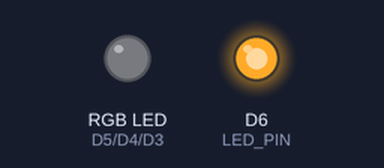
A sketch run on a simulated Arduino MKR. Parts: an RGB LED mixed from three pins (HIGH = lit), output pins drawn as LEDs (lit = HIGH). WiFi joins after 1.5 s; servers stay silent unless stated; uploads are accepted with an empty reply; what the sketch prints to the serial monitor is not drawn.

Above: at 12.25 s.
Timing chart, 0 to 15.2 s (numbered marks = the images above):
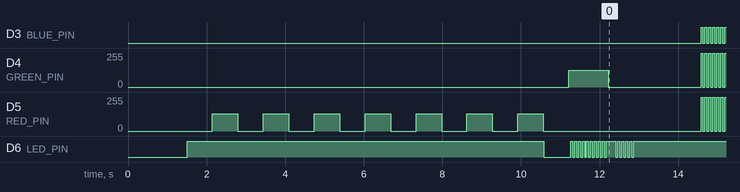

Measured:
- by itself, D4 (GREEN_PIN): repeats every 0.10 s: 255/255 0.05 s, 0/255 0.05 s
- by itself, D6 (LED_PIN): goes LOW 0.69 s, 9 × (HIGH 0.05 s, LOW 0.05 s), HIGH 0.25 s, 4 × (LOW 0.05 s, HIGH 0.05 s), LOW 0.05 s, then HIGH
- by itself, D5 (RED_PIN): 128/255 → 0/255 at 2.8 s, → 128/255 0.65 s later, → 0/255 0.65 s later, → 128/255 0.65 s later, … (522 changes in this stretch)

The sketch:

IoT_Nodejs_Smart_Light_v1-0.ino
```cpp
/*NYCDA & NextFab IoT Workshop
 * Node.js Smart Light
 * by Matt Garfield
 * 8/28/2016
 * Version: MKR1000_NYCDA-API-colors_v1-6_MG
 *
 * Description:
 * Pull JSON Objects containing "id" and "red", "green", "blue" values from http://node-smartlight.herokuapp.com/api/last_ten
 *    - Change color of LEDs based on latest value of "red", "green", "blue" values
 *    - Display rainbow between color changes
 *    - Display white strobe if there is a JSON parcing error (requires reboot)
*/

/* User Settings
*********************/
const char* ssid = "NextFab";      //  your network SSID (case sensitive)
const char* pass = "makeithere";   // your network password (case sensitive)

const char* APIserver = "node-smartlight.herokuapp.com";  // server's address
const char* APIresource = "/api/last_ten";                // JSON Page


/* Libraries
********************/
#include <ArduinoJson.h>    //https://github.com/bblanchon/ArduinoJson/wiki
#include <WiFi101.h>        //https://www.arduino.cc/en/Reference/WiFi101

/* Arduino Output Pins
********************/
#define LED_PIN     6
#define RED_PIN     5
#define GREEN_PIN   4
#define BLUE_PIN    3

//Use color names as index values for color[]
#define RED_INDEX     1
#define GREEN_INDEX   2
#define BLUE_INDEX    3


//Hue Value Color Map from Adafruit
//Used for rainbow()
//https://blog.adafruit.com/2012/03/14/constant-brightness-hsb-to-rgb-algorithm/
#define RED_HUE     0
#define YELLOW_HUE  128
#define GREEN_HUE   256
#define TEAL_HUE    384
#define BLUE_HUE    512
#define PURPLE_HUE  640

//Initialize Hue, Saturation, Brightness values
unsigned int hueVal;
byte satVal = 255;
byte briVal = 255;

//Initialize array to hold RED, GREEN, BLUE color values from hsb2rgb() routine
byte color[3];

//Adjustment factors for RGB LEDs
//Some colors appear stronger in different manufacturerer's LEDs
//These variables let us compensate for these differences
float redAdjust = 1.0;
float greenAdjust = 0.85;
float blueAdjust = 0.85;


/*WiFi Objects and Variables
********************/
#define API_RESPONSE_ARRAY_SIZE  800
int status = WL_IDLE_STATUS;
WiFiClient APIclient;
unsigned long APIcallTimer = 0;  //timer to pace API calls
char APIresponse[API_RESPONSE_ARRAY_SIZE]; //char (byte) array to hold API Response string
unsigned int parsedResponses = 0;
unsigned long APIcallWaitTime = 1500; // in ms; time to wait before next API call


//Current and Previous values to check for updated values
int currentID;              //currentID == idArray[0]
int previousID;             //previousID == idArray[1]
int currentRedVal;          //currentRedVal == redArray[0]
int previousRedVal;         //previousRedVal == redArray[1]
int currentGreenVal;        //currentGreenVal == greenArray[0]
int previousGreenVal;       //previousGreenVal == greenArray[1]
int currentBlueVal;         //currentBlueVal == blueArray[0]
int previousBlueVal;        //previousBlueVal == blueArray[1]

const int sizeOfColorArray  = 10;
int idArray[sizeOfColorArray];
int redArray[sizeOfColorArray];
int greenArray[sizeOfColorArray];
int blueArray[sizeOfColorArray];

unsigned long ledPinTimer = 0;
unsigned long printTimer = 0;
bool firstRunFlag = true;


/* Setup Routine
********************/
void setup() {

      /* Initialize Pin Modes
      ********************/
          pinMode(LED_PIN, OUTPUT);
          pinMode(RED_PIN, OUTPUT);
          pinMode(BLUE_PIN, OUTPUT);
          pinMode(GREEN_PIN, OUTPUT);

      /* Initialize Serial communication
      ********************/
          Serial.begin(9600);
          Serial.print("Start Serial ");

      /* Check for the presence of Wifi Hardware
      ********************/
          Serial.print("WiFi101 hardware: ");

          if (WiFi.status() == WL_NO_SHIELD) {
            Serial.println("NOT DETECTED");
            return; // don't continue
          }

          Serial.println("DETECTED");

      /* Attempt to connect to Wifi network:
      ********************/
          while ( status != WL_CONNECTED) {

            Serial.print("Attempting to connect to SSID: ");
            Serial.println(ssid);   // print the network name (SSID)

            // Connect to WPA/WPA2 network. Change this line if using open or WEP network:
            status = WiFi.begin(ssid, pass);

            // Wait 8 seconds for connection attempt
            uint16_t wifiConnectTimer = millis();   //set timer

            while(millis() - wifiConnectTimer < 8000){

                //"Breathe" Red LEDs, Flash Onboard LED
                digitalWrite(LED_PIN, HIGH);
                breatheHSB (RED_HUE, 255, 128, 5);
                digitalWrite(LED_PIN, LOW);
            }

          } // Exit when Wifi is connected

          ledStripOff();  //turn off LED strip

      /* Successful Wifi Connection Indicator Light Sequence
      ********************/
          //Fade Up Green LEDs
          for(int i=0; i<128; i++){
                analogWrite(GREEN_PIN, i);
                delay(5);
          }

          //Flash Onboard LED
          ledPinTimer = millis();
          while(millis() - ledPinTimer < 1000){
            digitalWrite(LED_PIN, LOW);
            delay(50);
            digitalWrite(LED_PIN, HIGH);
            delay(50);
          }

          ledStripOff();  //turn off LED strip

          printWifiStatus();    // Print Wifi connection info to Serial Monitor

} //END Setup

/* Loop
********************/
void loop() {

      /* Attempt to retrieve data from API Host Server
       *  MKR1000   = client
       *  API Host  = server
      ********************/
          //if client successfully connects to server AND more than APIcallWaitTime seconds have passed OR it's the first run
          if( APIclient.connect(APIserver, 80) && (( (millis() - APIcallTimer ) > APIcallWaitTime ) || firstRunFlag)){

            APIcallTimer = millis();  //reset APIcallTimer

            //Flash Onboard LED indicator
            ledPinTimer = millis();
            while(millis() - ledPinTimer < 500){
              digitalWrite(LED_PIN, LOW);
              delay(50);
              digitalWrite(LED_PIN, HIGH);
              delay(50);
            }

            //delay(500);

            //Issue request for data from server
            //Uses HTTP commands "printed" as though they were being typed
            APIclient.print("GET ");
            APIclient.print(APIresource);
            APIclient.println(" HTTP/1.1");
            APIclient.print("Host: ");
            APIclient.println(APIserver);
            APIclient.println("Connection: close");
            APIclient.println();

            delay(100);

            //API Data Sucessfully Recieved
            Serial.println("API Request Sent");

            //Set Time limit for API.client to wait for find() to be successful
            APIclient.setTimeout(APIcallWaitTime);

            //Detect end of valid string returned from APIserver
                //Search the returned string for 2 consecutive "new line" sequences ("\r\n\r\n")
                    //if find() is successful, return 'true'
                    //if find() is unsuccessful within setTimeout() ms, return false
            bool validResponse = APIclient.find("\r\n\r\n");

            if(!validResponse){
              Serial.println("API Response Invalid or Timed Out");
            }

            //if APIclient got a valid response, continue with parsing the response string for JSON data
            if(validResponse){

                  //API Data Sucessfully Recieved
                  Serial.println("Valid API Data Received");

                  /* Read received API Response data
                  ********************/
                      APIclient.readBytes(APIresponse, API_RESPONSE_ARRAY_SIZE);
                      Serial.print("APIresponse= ");
                      Serial.println(APIresponse);

                      // Ensure the start of the response string is a valid JSON container character
                      // Try to recover if the response string begins with junk characters
                            // Search for '{' (ASCII = 123) if response will be JSON Object
                            // Search for '[' (ASCII = 91) if response will be JSON Array (or Array of Objects)

                            if(int(APIresponse[0]) != 123){   //If the first character is not "123" (ASCII code for open bracket '{')
                                Serial.println("Wrong start char detected");
                                int index = 0;
                                bool beginFound = false;
                                while(!beginFound){
                                    if(int(APIresponse[index]) == 123){   // Step through the string until '{' is found
                                        beginFound = true;
                                        Serial.print("'{' found at ");
                                        Serial.println(index);
                                    }
                                    index++;
                                }   //When '{' is found, "index" will be it's position in the string

                                int eol = sizeof(APIresponse);
                                Serial.print("Length = ");
                                Serial.println(eol);

                                //restructure by shifting the string by "index" positions so '{' is in the [0] position
                                Serial.println("Restructure API Response...");
                                for(int c=0; c<(eol-index); c++){
                                    APIresponse[c] = APIresponse[((c+index)-1)];
                                    Serial.print(APIresponse[c]);
                                }

                                Serial.println("Restructuring Complete.");
                            }

                      //Dedicated function to handle JSON per best practices here:
                      //https://github.com/bblanchon/ArduinoJson/wiki/FAQ#i-found-a-memory-leak-in-the-library

                          bool jsonParsed = handleJson(APIresponse);

                      if(jsonParsed){

                        previousRedVal = currentRedVal;
                        previousGreenVal = currentGreenVal;
                        previousBlueVal = currentBlueVal;
                        previousID = currentID;

                        currentRedVal = redArray[0];
                        currentGreenVal = greenArray[0];
                        currentBlueVal = blueArray[0];
                        currentID = idArray[0];
                      }

                      else{
                        currentID = -1;      //Trouble code
                        errorState();       // Flash whiteStrobe() to indicate error
                      }

                  // Process id and color values from JSON to choose LED action
                  //********************
                      if (currentID != previousID || firstRunFlag){  //run if the id has updated or this is the first run

                          if(!firstRunFlag){    //skip rainbow() on first run
                            rainbow();          //rainbow sequence indicates update to color (new id detected)
                          }

                          //If all 3 values are -1, go into special "Rainbow" mode loop
                          if(currentRedVal == -1 && currentGreenVal == -1 && currentBlueVal ==-1){
                            rainbow();
                          }
                          else{

                            //Display Color intensities on LEDs
                            analogWrite(RED_PIN, currentRedVal*redAdjust);
                            analogWrite(GREEN_PIN, currentGreenVal*greenAdjust);
                            analogWrite(BLUE_PIN, currentBlueVal*blueAdjust);

                          }
                      }

                      firstRunFlag = false;     //turn off first run flag

            } //End of API Response Processing

            APIclient.stop(); // disconnect from server

          } //End of API Host Server Connection

    Serial.print("** Uptime: ");
    Serial.print(millis()/(1000*60*60*24));
    Serial.print(" days, ");
    Serial.print((millis()/(1000*60*60))%24);
    Serial.print(" hrs, ");
    Serial.print((millis()/(1000*60))%60);
    Serial.print(" mins, ");
    Serial.print((millis()/(1000))%60);
    Serial.println(" secs");
    Serial.println("");       //print blank line to space Serial Monitor read out

} //END Loop

/* Subroutines
********************/

/***************************************************************************
handleJson()
  * Parse JSON and set values to variables
  * Use methods detailed here: https://github.com/bblanchon/ArduinoJson/wiki/API-Reference
  *
  *  Example JSON Object:
  *  ----------------------
     {  "status": "success",
        "colors":
        [ { "id": 2,
            "red": 39,
            "green": 24,
            "blue": 24
          },
          { "id": 1,
            "red": 100,
            "green": 100,
            "blue": 100
          }
        ]
      }
*****************************************************************************/
bool handleJson(char charArray[]){

    bool jsonParseStatus;

    // Parse API response into JSON Array
    //********************
        DynamicJsonBuffer jsonBuffer;
        JsonObject& root = jsonBuffer.parseObject(APIresponse);   //create root Object

        //if parsing fails...
        if (!root.success()) {
            jsonParseStatus = false;
            Serial.println("JSON parsing failed");
            Serial.println("");
        }

        //if parsing succeeds...
        else {
            parsedResponses++;
            jsonParseStatus = true;
            Serial.println("JSON parsing successful");
            Serial.print(parsedResponses);
            Serial.println(" parsed API responses");

            // Set JSON values to variables
            // Where the MAGIC happens!
            //********************
            JsonArray& colors = root["colors"];   //set nested array object to separate JSON array object for parsing

              // step through each set in the color JSON Object
              for(int i=0; i < sizeOfColorArray; i++){
                  idArray[i] = colors[i]["id"];
                  redArray[i] = colors[i]["red"];
                  greenArray[i] = colors[i]["green"];
                  blueArray[i] = colors[i]["blue"];
                  Serial.print("i= ");
                  Serial.print(i);
                  Serial.print(", id: ");
                  Serial.print(idArray[i]);
                  Serial.print(", R: ");
                  Serial.print(redArray[i]*redAdjust);
                  Serial.print(", G: ");
                  Serial.print(greenArray[i]*greenAdjust);
                  Serial.print(", B: ");
                  Serial.println(blueArray[i]*blueAdjust);
              }

        }

    return jsonParseStatus;

} //END handleJsonArray()


/***************************************************************************
printWifiStatus()
  * Display WiFi connection information on Serial Monitor
*****************************************************************************/
void printWifiStatus() {
      // print the SSID of the network you're attached to:
      Serial.print("SSID: ");
      Serial.println(WiFi.SSID());

      // print your WiFi shield's IP address:
      IPAddress ip = WiFi.localIP();
      Serial.print("IP Address: ");
      Serial.println(ip);

      // print the received signal strength:
      long rssi = WiFi.RSSI();
      Serial.print("signal strength (RSSI):");
      Serial.print(rssi);
      Serial.println(" dBm");
      // print where to go in a browser:
      //Serial.print("To see this page in action, open a browser to http://");
      //Serial.println(ip);

} //END printWifiStatus()

/******************************************************************************
 hsb2rgb()
 Convert Hue, Saturation, Brightness to Red, Green, Blue values

 https://blog.adafruit.com/2012/03/14/constant-brightness-hsb-to-rgb-algorithm/

 * accepts hue, saturation and brightness values and outputs three 8-bit color
 * values in an array (color[])
 *
 * saturation (sat) and brightness (bright) are 8-bit values.
 *
 * hue (index) is a value between 0 and 767. hue values out of range are
 * rendered as 0.
 *
 *****************************************************************************/
void hsb2rgb(uint16_t index, uint8_t sat, uint8_t bright, uint8_t color[3]){

      uint16_t r_temp, g_temp, b_temp;
      uint8_t index_mod;
      uint8_t inverse_sat = (sat ^ 255);

      index = index % 768;
      index_mod = index % 256;

      if (index < 256)
      {
        r_temp = index_mod ^ 255;
        g_temp = index_mod;
        b_temp = 0;
      }

      else if (index < 512)
      {
        r_temp = 0;
        g_temp = index_mod ^ 255;
        b_temp = index_mod;
      }

      else if ( index < 768)
      {
        r_temp = index_mod;
        g_temp = 0;
        b_temp = index_mod ^ 255;
      }

      else
      {
        r_temp = 0;
        g_temp = 0;
        b_temp = 0;
      }

      r_temp = ((r_temp * sat) / 255) + inverse_sat;
      g_temp = ((g_temp * sat) / 255) + inverse_sat;
      b_temp = ((b_temp * sat) / 255) + inverse_sat;

      r_temp = (r_temp * bright) / 255;
      g_temp = (g_temp * bright) / 255;
      b_temp = (b_temp * bright) / 255;

      color[RED_INDEX]  = (uint8_t)r_temp;
      color[GREEN_INDEX]  = (uint8_t)g_temp;
      color[BLUE_INDEX] = (uint8_t)b_temp;

} //END hsb2rgb()

/***************************************************************************
breatheHSB(int hue, byte saturation, byte brightness, int wait)
  * Runs a single fade-on / fade-out sequence
  * Requires hsbrgb()
  *
  * hue = color to fade into; 0: full red, 256: full green, 512: full blue, 767: full red
  * saturation = intensity of hue component; 0 = full white, 255 = full hue
  * brightness = intensity of output light; 0 = off, 255 = full brightness
  * wait = number of milliseconds to wait between loops
*****************************************************************************/
void breatheHSB (int h, byte s, byte b, int wait){

      for(int i = 0; i <= b; i++){
          hsb2rgb(h, 255, i, color);

          //Set PWM values to Color Pins
          analogWrite(RED_PIN, color[RED_INDEX]);
          analogWrite(GREEN_PIN, color[GREEN_INDEX]);
          analogWrite(BLUE_PIN, color[BLUE_INDEX]);

          delay(wait);    //sets speed of fade
      }

      for(int i = b; i >= 0; i--){
          hsb2rgb(h, 255, i, color);

          //Set PWM values to Color Pins
          analogWrite(RED_PIN, color[RED_INDEX]);
          analogWrite(GREEN_PIN, color[GREEN_INDEX]);
          analogWrite(BLUE_PIN, color[BLUE_INDEX]);

          delay(wait);    //sets speed of fade
      }

} //END breatheHSB()

/***************************************************************************
rainbow()
  * Display sequence of rainbow colors on LEDs
  * Requires hsbrgb(), ledStripOff()
*****************************************************************************/
void rainbow(){
      for(int j = 0; j < 768; j++){
          hsb2rgb(j, 255, 255, color);

          //Set PWM values to Color Pins
          analogWrite(RED_PIN, color[RED_INDEX]);
          analogWrite(GREEN_PIN, color[GREEN_INDEX]);
          analogWrite(BLUE_PIN, color[BLUE_INDEX]);

          delay(2);
      }

  ledStripOff();  //turn LEDs Off

} //END rainbow()

/***************************************************************************
ledStripOff()
  * turn off LED strip
*****************************************************************************/
void ledStripOff(){
  //turn Off LED Strip
  analogWrite(RED_PIN, 0);
  analogWrite(GREEN_PIN, 0);
  analogWrite(BLUE_PIN, 0);
}

/***************************************************************************
whiteStrobe()
  * Display sequence of white light flashes on LEDs
*****************************************************************************/
void whiteStrobe(){

    for(int i=0; i<10; i++){

          //turn LEDs White
          analogWrite(RED_PIN, 255);
          analogWrite(GREEN_PIN, 255);
          analogWrite(BLUE_PIN, 255);

          delay(50);

          //turn LEDs Off
          analogWrite(RED_PIN, 0);
          analogWrite(GREEN_PIN, 0);
          analogWrite(BLUE_PIN, 0);

          delay(50);
    }
}

/***************************************************************************
errorState()
  * Display LED sequence to indicate to the user that there has been an error
  * Requires reboot
*****************************************************************************/
void errorState(){

  while(1){
    whiteStrobe();
  }

}
```
